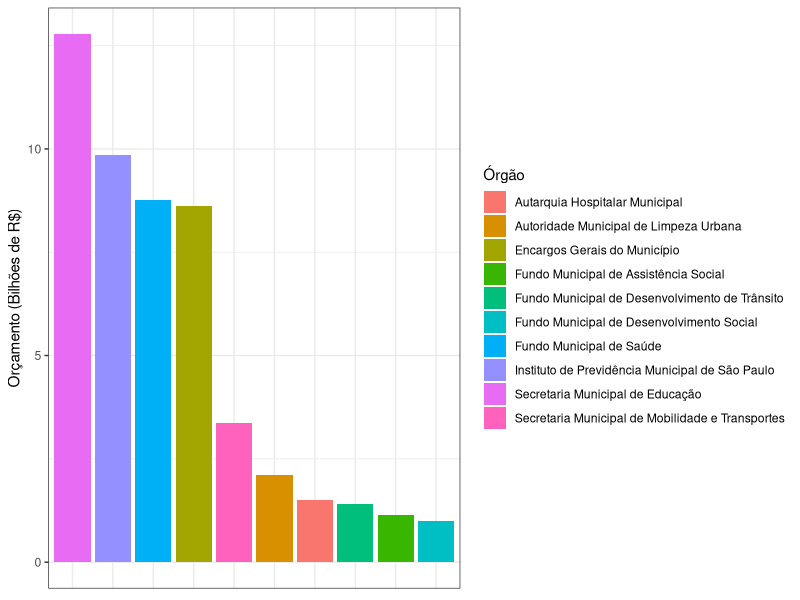
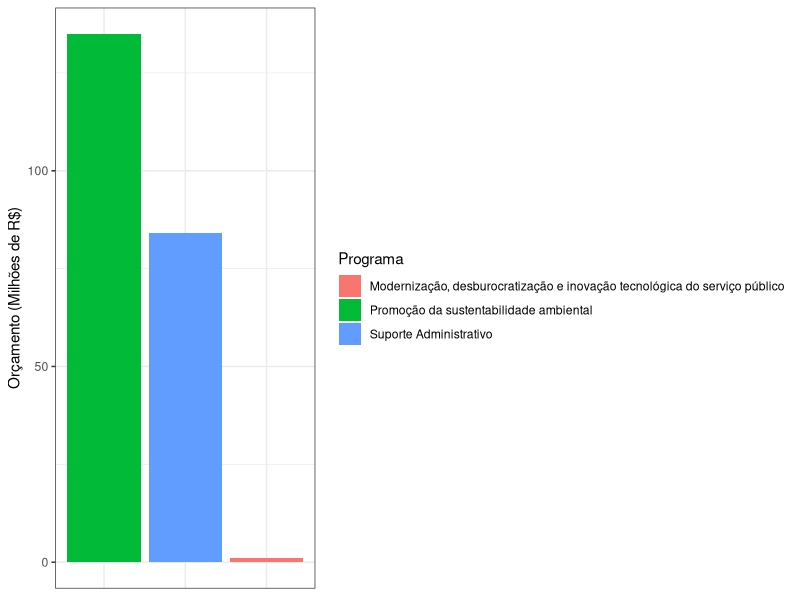
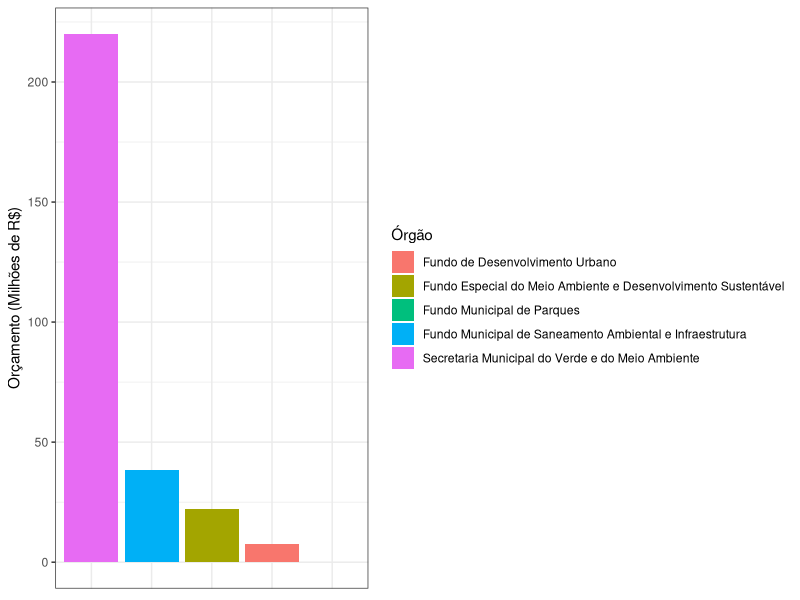
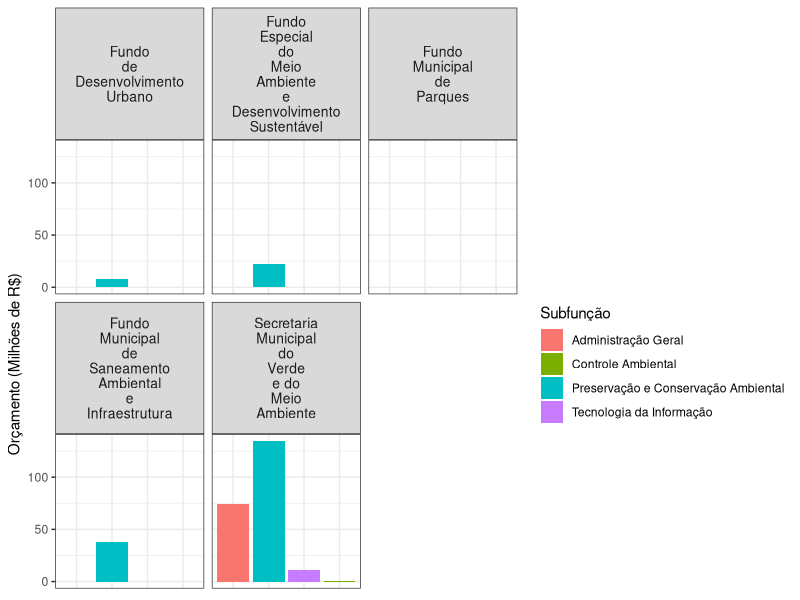
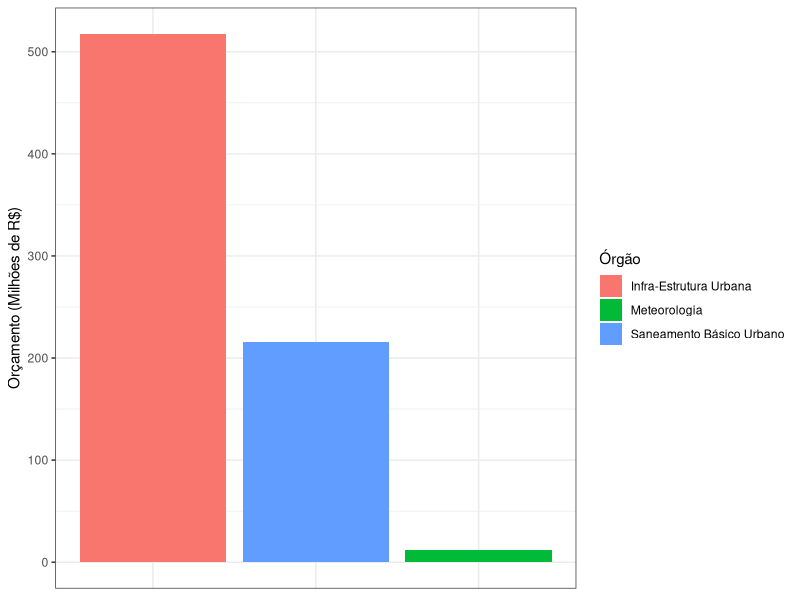
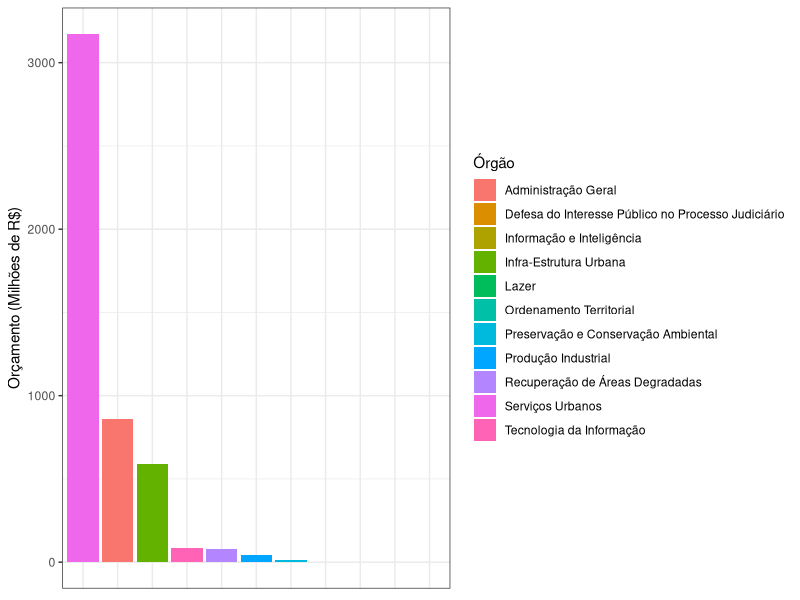
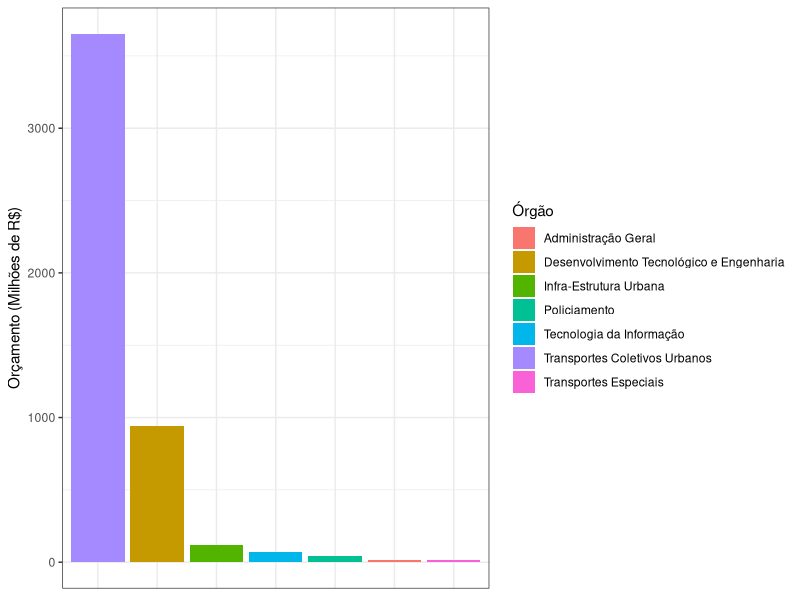
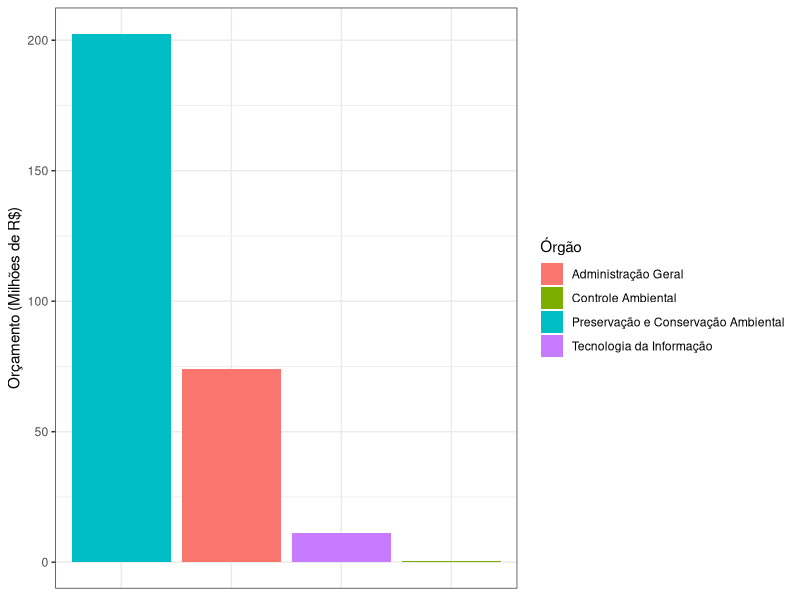

These figures' R source, in order:
## ---- chunk 1
knitr::opts_chunk$set(echo = TRUE)
## ---- chunk 2
library(dplyr)
library(ggplot2)

## ---- chunk 3
proposta2019 <- readxl::read_xls("data/BaseDados2019.xls")

## ---- chunk 4
names(proposta2019) <- c("dotacao", "exercicio_empresa", "exercicio", "administracao", "orgao", "desc_orgao", "unidade", "desc_unidade", "funcao", "desc_funcao", "subfuncao", "desc_subfuncao", "programa", "desc_programa", "papa", "proj_ativ", "desc_proj_ativ", "cta_despesa", "desc_cta_despesa", "fonte", "desc_fonte", "cod_nro_emnd_nota", "saldo_orc", "agenda", "desc_agenda", "eixo", "desc_eixo", "ppa")
## ---- chunk 5
proposta2019 %>% 
  mutate(saldo_orc = saldo_orc/1000000000) %>%  #transformar em bilhões
   group_by(desc_orgao) %>%  
  summarise(soma = sum(saldo_orc)) %>% 
  top_n(10) %>% arrange (desc(soma)) %>% 
  
   ggplot()+
    geom_col(aes(x =  reorder(desc_orgao,-soma), y = soma, fill=desc_orgao))+
   labs(
    x = "Órgão", 
    y = "Orçamento (Bilhões de R$)",
    fill = "Órgão"
  )+ theme_bw()+
 theme(axis.title.x=element_blank(),
        axis.text.x=element_blank(),
        axis.ticks.x=element_blank())
## ---- chunk 6
proposta2019 %>% 
  mutate(saldo_orc = saldo_orc/1000000) %>%  #transformar em milhões
  filter(desc_orgao=="Secretaria Municipal do Verde e do Meio Ambiente") %>% 
group_by(desc_orgao) %>% 
 summarise(soma = sum(saldo_orc)) %>% 
  arrange(desc(soma))
## ---- chunk 7
proposta2019 %>% 
  mutate(saldo_orc = saldo_orc/1000000) %>%  #transformar em milhões
  filter(desc_orgao=="Secretaria Municipal do Verde e do Meio Ambiente") %>% 
group_by(desc_programa) %>% 
 summarise(soma = sum(saldo_orc)) %>% 

    ggplot()+
    geom_col(aes(x =  reorder(desc_programa,-soma), y = soma, fill=desc_programa))+
   labs(
    x = "Programa", 
    y = "Orçamento (Milhões de R$)",
    fill = "Programa"
  )+ theme_bw()+
 theme(axis.title.x=element_blank(),
        axis.text.x=element_blank(),
        axis.ticks.x=element_blank())
## ---- chunk 8
proposta2019 %>% 
  mutate(saldo_orc = saldo_orc/1000000) %>%  #transformar em milhões
  filter(desc_funcao=="Gestão Ambiental") %>% 
group_by(desc_orgao) %>% 
 summarise(soma = sum(saldo_orc)) %>% 
  ggplot()+
    geom_col(aes(x =  reorder(desc_orgao,-soma), y = soma, fill=desc_orgao))+
   labs(
    x = "Órgão", 
    y = "Orçamento (Milhões de R$)",
    fill = "Órgão"
  )+ theme_bw()+
 theme(axis.title.x=element_blank(),
        axis.text.x=element_blank(),
        axis.ticks.x=element_blank())
## ---- chunk 9
proposta2019 %>% 
  mutate(saldo_orc = saldo_orc/1000000) %>%  #transformar em milhões
  filter(desc_funcao=="Gestão Ambiental") %>% 
  filter(saldo_orc > 0) %>% 
group_by(desc_subfuncao) %>% 
   ggplot()+
    geom_col(aes(x =  reorder(desc_subfuncao,-saldo_orc), y = saldo_orc, fill=desc_subfuncao))+
   labs(
    x = "Órgão", 
    y = "Orçamento (Milhões de R$)",
    fill = "Subfunção"
  )+ theme_bw()+
 theme(axis.title.x=element_blank(),
        axis.text.x=element_blank(),
        axis.ticks.x=element_blank(),
       strip.text = element_text(size=10))+
  facet_wrap(~desc_orgao, labeller = label_wrap_gen(width=5))  

## ---- chunk 10
proposta2019 %>% 
  mutate(saldo_orc = saldo_orc/1000000) %>%  #transformar em milhões
  filter(desc_funcao=="Saneamento") %>% 
group_by(desc_subfuncao) %>% 
 summarise(soma = sum(saldo_orc)) %>% 
  ggplot()+
    geom_col(aes(x =  reorder(desc_subfuncao,-soma), y = soma, fill=desc_subfuncao))+
   labs(
    x = "Órgão", 
    y = "Orçamento (Milhões de R$)",
    fill = "Órgão"
  )+ theme_bw()+
 theme(axis.title.x=element_blank(),
        axis.text.x=element_blank(),
        axis.ticks.x=element_blank())
## ---- chunk 11
proposta2019 %>% 
  mutate(saldo_orc = saldo_orc/1000000) %>%  #transformar em milhões
  filter(desc_funcao=="Urbanismo") %>% 
group_by(desc_subfuncao) %>% 
 summarise(soma = sum(saldo_orc)) %>% 
  ggplot()+
    geom_col(aes(x =  reorder(desc_subfuncao,-soma), y = soma, fill=desc_subfuncao))+
   labs(
    x = "Órgão", 
    y = "Orçamento (Milhões de R$)",
    fill = "Órgão"
  )+ theme_bw()+
 theme(axis.title.x=element_blank(),
        axis.text.x=element_blank(),
        axis.ticks.x=element_blank())
## ---- chunk 12
proposta2019 %>% 
  mutate(saldo_orc = saldo_orc/1000000) %>%  #transformar em milhões
  filter(desc_funcao=="Transporte") %>% 
group_by(desc_subfuncao) %>% 
 summarise(soma = sum(saldo_orc)) %>% 
  ggplot()+
    geom_col(aes(x =  reorder(desc_subfuncao,-soma), y = soma, fill=desc_subfuncao))+
   labs(
    x = "Órgão", 
    y = "Orçamento (Milhões de R$)",
    fill = "Órgão"
  )+ theme_bw()+
 theme(axis.title.x=element_blank(),
        axis.text.x=element_blank(),
        axis.ticks.x=element_blank())
## ---- chunk 13
proposta2019 %>% 
  mutate(saldo_orc = saldo_orc/1000000) %>%  #transformar em milhões
  filter(desc_funcao=="Gestão Ambiental") %>% 
group_by(desc_subfuncao) %>% 
 summarise(soma = sum(saldo_orc)) %>% 
  ggplot()+
    geom_col(aes(x =  reorder(desc_subfuncao,-soma), y = soma, fill=desc_subfuncao))+
   labs(
    x = "Órgão", 
    y = "Orçamento (Milhões de R$)",
    fill = "Órgão"
  )+ theme_bw()+
 theme(axis.title.x=element_blank(),
        axis.text.x=element_blank(),
        axis.ticks.x=element_blank())
## ---- chunk 14
proposta2019 %>% 
  mutate(saldo_orc = saldo_orc/1000000) %>%  #transformar em milhões
  filter(desc_funcao=="Urbanismo") %>% 
group_by(desc_subfuncao) %>% 
 summarise(soma = sum(saldo_orc)) %>% 
  ggplot()+
    geom_col(aes(x =  reorder(desc_subfuncao,-soma), y = soma, fill=desc_subfuncao))+
   labs(
    x = "Órgão", 
    y = "Orçamento (Milhões de R$)",
    fill = "Órgão"
  )+ theme_bw()+
 theme(axis.title.x=element_blank(),
        axis.text.x=element_blank(),
        axis.ticks.x=element_blank())
